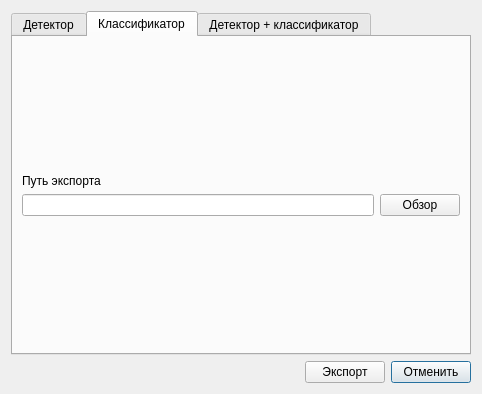
<?xml version="1.0" encoding="UTF-8"?>
<ui version="4.0">
 <class>ExportDlg</class>
 <widget class="QDialog" name="ExportDlg">
  <property name="geometry">
   <rect>
    <x>0</x>
    <y>0</y>
    <width>482</width>
    <height>394</height>
   </rect>
  </property>
  <property name="windowTitle">
   <string>Dialog</string>
  </property>
  <layout class="QGridLayout" name="gridLayout">
   <item row="1" column="0">
    <spacer name="horizontalSpacer">
     <property name="orientation">
      <enum>Qt::Horizontal</enum>
     </property>
     <property name="sizeHint" stdset="0">
      <size>
       <width>289</width>
       <height>20</height>
      </size>
     </property>
    </spacer>
   </item>
   <item row="1" column="2">
    <widget class="QPushButton" name="cancelBtn">
     <property name="text">
      <string>Отменить</string>
     </property>
    </widget>
   </item>
   <item row="1" column="1">
    <widget class="QPushButton" name="exportBtn">
     <property name="text">
      <string>Экспорт</string>
     </property>
    </widget>
   </item>
   <item row="0" column="0" colspan="3">
    <widget class="QTabWidget" name="tabWidget">
     <property name="currentIndex">
      <number>1</number>
     </property>
     <property name="tabsClosable">
      <bool>false</bool>
     </property>
     <widget class="QWidget" name="detectorTab">
      <attribute name="title">
       <string>Детектор</string>
      </attribute>
      <layout class="QGridLayout" name="gridLayout_3">
       <item row="0" column="0">
        <spacer name="verticalSpacer_2">
         <property name="orientation">
          <enum>Qt::Vertical</enum>
         </property>
         <property name="sizeHint" stdset="0">
          <size>
           <width>20</width>
           <height>100</height>
          </size>
         </property>
        </spacer>
       </item>
       <item row="1" column="0">
        <layout class="QGridLayout" name="gridLayout_2">
         <item row="0" column="0">
          <widget class="QLabel" name="pathDetectorLbl">
           <property name="text">
            <string>Путь экспорта</string>
           </property>
          </widget>
         </item>
         <item row="1" column="0">
          <widget class="QLineEdit" name="pathDetectorLE"/>
         </item>
         <item row="1" column="1">
          <widget class="QPushButton" name="pathDetectorBrowse">
           <property name="text">
            <string>Обзор</string>
           </property>
          </widget>
         </item>
        </layout>
       </item>
       <item row="2" column="0">
        <spacer name="verticalSpacer">
         <property name="orientation">
          <enum>Qt::Vertical</enum>
         </property>
         <property name="sizeHint" stdset="0">
          <size>
           <width>20</width>
           <height>128</height>
          </size>
         </property>
        </spacer>
       </item>
      </layout>
     </widget>
     <widget class="QWidget" name="classifierTab">
      <attribute name="title">
       <string>Классификатор</string>
      </attribute>
      <layout class="QGridLayout" name="gridLayout_5">
       <item row="0" column="0">
        <spacer name="verticalSpacer_3">
         <property name="orientation">
          <enum>Qt::Vertical</enum>
         </property>
         <property name="sizeHint" stdset="0">
          <size>
           <width>20</width>
           <height>100</height>
          </size>
         </property>
        </spacer>
       </item>
       <item row="1" column="0">
        <layout class="QGridLayout" name="gridLayout_4">
         <item row="0" column="0">
          <widget class="QLabel" name="pathClassifierLbl">
           <property name="text">
            <string>Путь экспорта</string>
           </property>
          </widget>
         </item>
         <item row="1" column="0">
          <widget class="QLineEdit" name="pathClassifierLE"/>
         </item>
         <item row="1" column="1">
          <widget class="QPushButton" name="pathClassifierBrowse">
           <property name="text">
            <string>Обзор</string>
           </property>
          </widget>
         </item>
        </layout>
       </item>
       <item row="2" column="0">
        <spacer name="verticalSpacer_4">
         <property name="orientation">
          <enum>Qt::Vertical</enum>
         </property>
         <property name="sizeHint" stdset="0">
          <size>
           <width>20</width>
           <height>128</height>
          </size>
         </property>
        </spacer>
       </item>
      </layout>
     </widget>
     <widget class="QWidget" name="combineTab">
      <attribute name="title">
       <string>Детектор + классификатор</string>
      </attribute>
     </widget>
    </widget>
   </item>
  </layout>
 </widget>
 <resources/>
 <connections/>
</ui>
